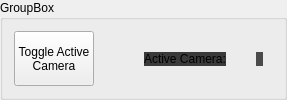
         <widget class="QGroupBox" name="groupBox_4">
          <property name="title">
           <string>GroupBox</string>
          </property>
          <layout class="QHBoxLayout" name="horizontalLayout_4" stretch="1,2">
           <property name="spacing">
            <number>30</number>
           </property>
           <item>
            <widget class="QPushButton" name="Toggle_Primar_Cam_pushButton">
             <property name="sizePolicy">
              <sizepolicy hsizetype="Minimum" vsizetype="Expanding">
               <horstretch>0</horstretch>
               <verstretch>0</verstretch>
              </sizepolicy>
             </property>
             <property name="minimumSize">
              <size>
               <width>0</width>
               <height>0</height>
              </size>
             </property>
             <property name="text">
              <string>Toggle Active
Camera</string>
             </property>
            </widget>
           </item>
           <item>
            <layout class="QFormLayout" name="formLayout_4">
             <property name="formAlignment">
              <set>Qt::AlignLeading|Qt::AlignLeft|Qt::AlignVCenter</set>
             </property>
             <property name="leftMargin">
              <number>20</number>
             </property>
             <property name="rightMargin">
              <number>10</number>
             </property>
             <item row="0" column="0">
              <widget class="QLabel" name="label_12">
               <property name="styleSheet">
                <string notr="true">background-color: #3a3a3a</string>
               </property>
               <property name="text">
                <string>Active Camera:</string>
               </property>
              </widget>
             </item>
             <item row="0" column="1">
              <widget class="QLabel" name="txt_ActiveCam">
               <property name="styleSheet">
                <string notr="true">background-color: #4a4a4a</string>
               </property>
               <property name="text">
                <string/>
               </property>
              </widget>
             </item>
            </layout>
           </item>
          </layout>
         </widget>
